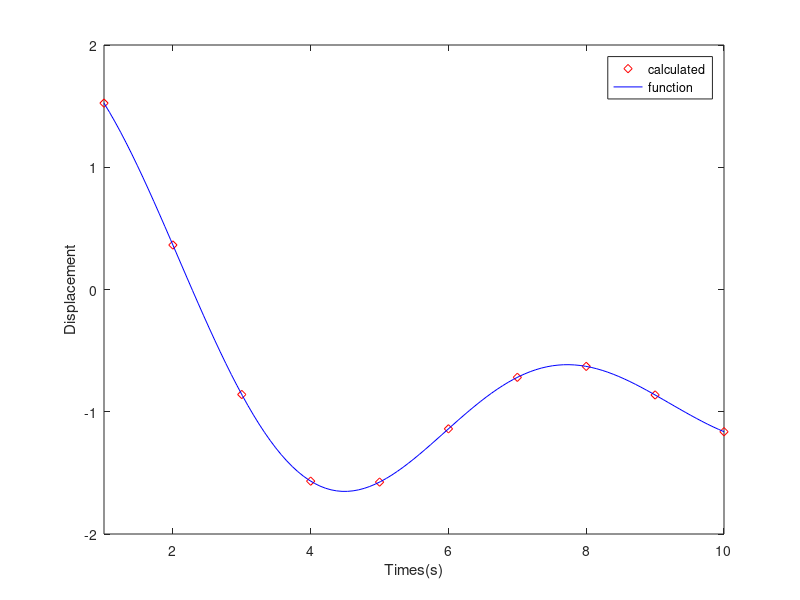

Source code (MATLAB):
t=[1:10];
y=3*sin(t)./t-1;
plot(t,y,'rd');
hold on;
yy=@(t)3*sin(t)./t-1;
fplot(yy,[1,10],'b-');
legend('calculated','function');
xlabel('Times(s)');
ylabel('Displacement');
fzero(yy,2)


